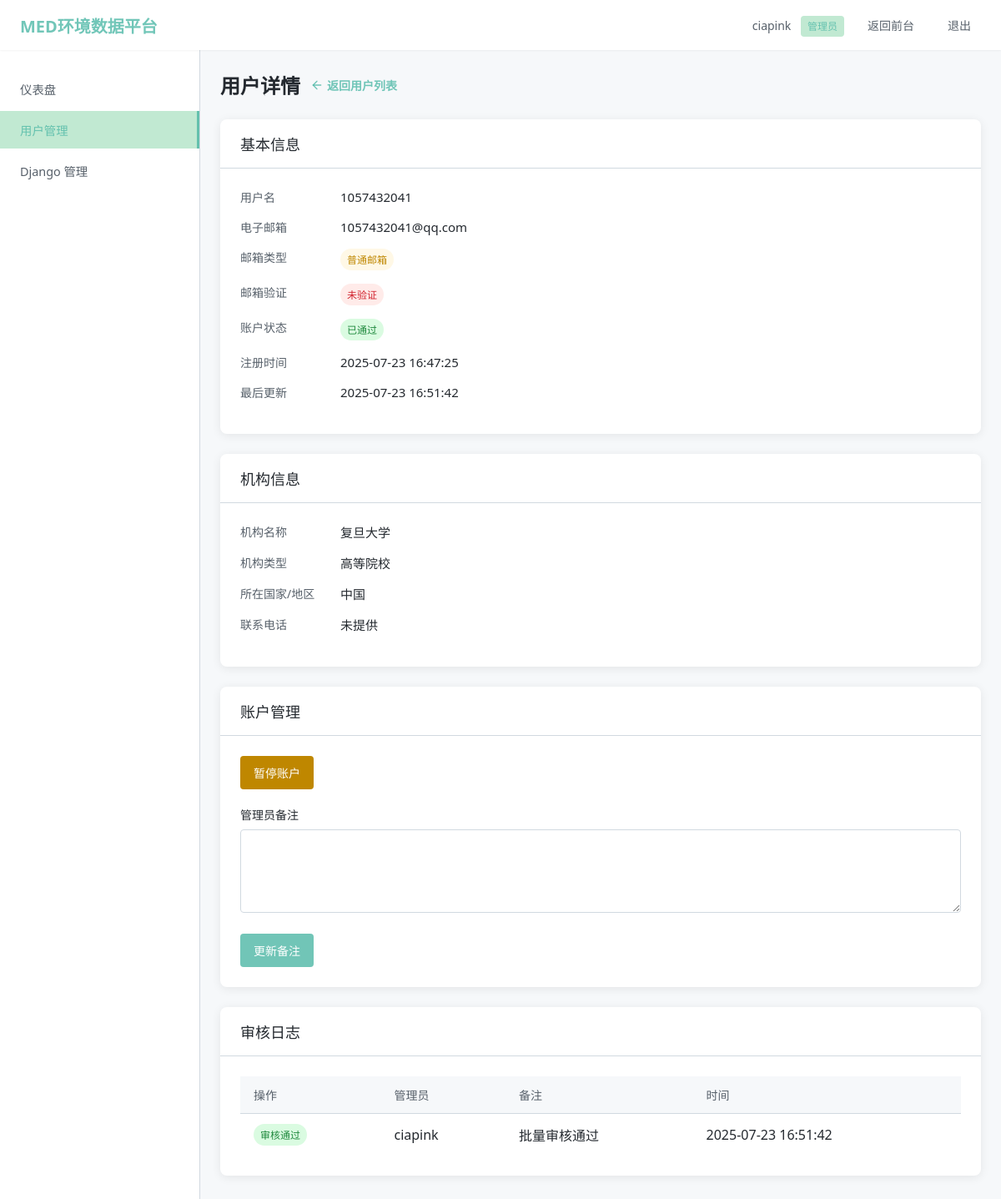
The app's page /admin-user/1/ (signed in) with its own data.
### main_app/models.py (models this page shows, shortened)
class UserProfile(models.Model):
    ORGANIZATION_TYPE_CHOICES = [
        ('university', '高等院校'),
        ('research_institute', '科研院所'),
        ('government', '政府机构'),
        ('enterprise', '企业单位'),
        ('ngo', '非政府组织'),
        ('hospital', '医疗机构'),
        ('other', '其他机构'),
    ]
    COUNTRY_CHOICES = [
        ('CN', '中国'),
        ('US', '美国'),
        ('GB', '英国'),
        ('JP', '日本'),
        ('KR', '韩国'),
        ('DE', '德国'),
        ('FR', '法国'),
        ('CA', '加拿大'),
        ('AU', '澳大利亚'),
        ('SG', '新加坡'),
        ('other', '其他'),
    ]
    STATUS_CHOICES = [
        ('pending', '待审核'),
        ('approved', '已通过'),
        ('rejected', '已拒绝'),
        ('suspended', '已暂停'),
    ]
    user = models.OneToOneField(User, on_delete=models.CASCADE)
    phone = models.CharField(max_length=20, blank=True, null=True, verbose_name="电话")
    organization = models.CharField(max_length=200, blank=True, null=True, verbose_name="机构名称")
    organization_type = models.CharField(
        max_length=50,
        choices=ORGANIZATION_TYPE_CHOICES,
        blank=True,
        null=True,
        verbose_name="机构类型"
    )
    country = models.CharField(
        max_length=10,
        choices=COUNTRY_CHOICES,
        blank=True,
        null=True,
        verbose_name="机构国家/地区"
    )
    is_edu_email = models.BooleanField(default=False, verbose_name="是否教育邮箱")
    is_approved = models.BooleanField(default=False, verbose_name="是否审核通过")
    status = models.CharField(
        max_length=20,
        choices=STATUS_CHOICES,
        default='pending',
        verbose_name="审核状态"
    )
    verification_code = models.CharField(max_length=64, blank=True, null=True, verbose_name="验证码")
    is_email_verified = models.BooleanField(default=False, verbose_name="邮箱是否已验证")
    rejection_reason = models.TextField(blank=True, null=True, verbose_name="拒绝原因")
    admin_notes = models.TextField(blank=True, null=True, verbose_name="管理员备注")
    created_at = models.DateTimeField(auto_now_add=True, verbose_name="创建时间")
    updated_at = models.DateTimeField(auto_now=True, verbose_name="更新时间")

class AuditLog(models.Model):
    ACTION_CHOICES = [
        ('approve', '审核通过'),
        ('reject', '拒绝申请'),
        ('suspend', '暂停账户'),
        ('reactivate', '重新激活'),
        ('other', '其他操作'),
    ]
    user_profile = models.ForeignKey(UserProfile, on_delete=models.CASCADE, verbose_name="用户资料")
    admin_user = models.ForeignKey(User, on_delete=models.SET_NULL, null=True, related_name="audit_logs", verbose_name="管理员")
    action = models.CharField(max_length=20, choices=ACTION_CHOICES, verbose_name="操作类型")
    notes = models.TextField(blank=True, null=True, verbose_name="备注")
    created_at = models.DateTimeField(auto_now_add=True, verbose_name="操作时间")
    class Meta:
        ordering = ['-created_at']

### main_app/views.py (the view, shortened to what this page needs)
# urls.py: path('admin-user/<int:user_id>/', views.admin_user_detail, name='admin_user_detail'),
@user_passes_test(is_admin)
def admin_user_detail(request, user_id):
    user_profile = get_object_or_404(UserProfile, user_id=user_id)
    audit_logs = AuditLog.objects.filter(user_profile=user_profile).order_by('-created_at')
    context = {
        'user_profile': user_profile,
        'audit_logs': audit_logs,
    }
    return render(request, 'admin/user_detail.html', context)

### main_app/views.py (called while the page is built)
def is_admin(user):
    return user.is_authenticated and user.is_staff

### main_app/templates/admin/user_detail.html (shortened to what this page needs)
{% load static %}
<!DOCTYPE html>
<html lang="zh-CN">
<head>
</head>
<body>
  <header class="header">
    <div class="logo">
      <span>MED环境数据平台</span>
    </div>
    <div class="user-menu">
      <div class="user-info">
        {{ request.user.username }}
        <span class="admin-label">管理员</span>
      </div>
      <a href="{% url 'index' %}" class="nav-link">返回前台</a>
      <a href="{% url 'logout' %}" class="nav-link">退出</a>
    </div>
  </header>
  <div class="main-container">
    <nav class="sidebar">
      <ul class="sidebar-menu">
        <li><a href="{% url 'admin_dashboard' %}" class="sidebar-link">仪表盘</a></li>
        <li><a href="{% url 'admin_user_list' %}" class="sidebar-link active">用户管理</a></li>
        <li><a href="/admin/" class="sidebar-link">Django 管理</a></li>
      </ul>
    </nav>
    <main class="content">
      <h1 class="page-title">
        用户详情
        <a href="{% url 'admin_user_list' %}">
          返回用户列表
        </a>
      </h1>
      <div class="card">
        <div class="card-header">
          <h2 class="card-title">基本信息</h2>
        </div>
        <div class="card-body">
          <ul class="info-list">
            <li class="info-item">
              <div class="info-label">用户名</div>
              <div class="info-value">{{ user_profile.user.username }}</div>
            </li>
            <li class="info-item">
              <div class="info-label">电子邮箱</div>
              <div class="info-value">{{ user_profile.user.email }}</div>
            </li>
            <li class="info-item">
              <div class="info-label">邮箱类型</div>
              <div class="info-value">
                {% if user_profile.is_edu_email %}
                <span class="status-badge status-approved">教育邮箱</span>
                {% else %}
                <span class="status-badge status-pending">普通邮箱</span>
                {% endif %}
              </div>
            </li>
            <li class="info-item">
              <div class="info-label">邮箱验证</div>
              <div class="info-value">
                {% if user_profile.is_email_verified %}
                <span class="status-badge status-approved">已验证</span>
                {% else %}
                <span class="status-badge status-rejected">未验证</span>
                {% endif %}
              </div>
            </li>
            <li class="info-item">
              <div class="info-label">账户状态</div>
              <div class="info-value">
                {% if user_profile.status == 'pending' %}
                <span class="status-badge status-pending">待审核</span>
                {% elif user_profile.status == 'approved' %}
                <span class="status-badge status-approved">已通过</span>
                {% elif user_profile.status == 'rejected' %}
                <span class="status-badge status-rejected">已拒绝</span>
                {% elif user_profile.status == 'suspended' %}
                <span class="status-badge status-suspended">已暂停</span>
                {% endif %}
              </div>
            </li>
            <li class="info-item">
              <div class="info-label">注册时间</div>
              <div class="info-value">{{ user_profile.created_at|date:"Y-m-d H:i:s" }}</div>
            </li>
            <li class="info-item">
              <div class="info-label">最后更新</div>
              <div class="info-value">{{ user_profile.updated_at|date:"Y-m-d H:i:s" }}</div>
            </li>
          </ul>
        </div>
      </div>
      <div class="card">
        <div class="card-header">
          <h2 class="card-title">机构信息</h2>
        </div>
        <div class="card-body">
          <ul class="info-list">
            <li class="info-item">
              <div class="info-label">机构名称</div>
              <div class="info-value">{{ user_profile.organization }}</div>
            </li>
            <li class="info-item">
              <div class="info-label">机构类型</div>
              <div class="info-value">{{ user_profile.get_organization_type_display }}</div>
            </li>
            <li class="info-item">
              <div class="info-label">所在国家/地区</div>
              <div class="info-value">{{ user_profile.get_country_display }}</div>
            </li>
            <li class="info-item">
              <div class="info-label">联系电话</div>
              <div class="info-value">{{ user_profile.phone|default:"未提供" }}</div>
            </li>
          </ul>
        </div>
      </div>
      <div class="card">
        <div class="card-header">
          <h2 class="card-title">账户管理</h2>
        </div>
        <div class="card-body">
          {% if user_profile.status == 'approved' %}
          <div class="action-group" style="margin-bottom: 20px;">
            <form method="post" style="display: inline;">
              <button type="submit" class="btn btn-warning">暂停账户</button>
            </form>
          </div>
          {% endif %}
          <form method="post">
            <div class="form-group">
              <label for="admin_notes" class="form-label">管理员备注</label>
              <textarea name="notes" id="admin_notes" class="form-control">{{ user_profile.admin_notes|default:"" }}</textarea>
            </div>
            <button type="submit" class="btn btn-primary">更新备注</button>
          </form>
        </div>
      </div>
      <div class="card">
        <div class="card-header">
          <h2 class="card-title">审核日志</h2>
        </div>
        <div class="card-body">
          <table class="table">
            <thead>
              <tr>
                <th>操作</th>
                <th>管理员</th>
                <th>备注</th>
                <th>时间</th>
              </tr>
            </thead>
            <tbody>
              {% for log in audit_logs %}
              <tr>
                <td>
                  {% if log.action == 'approve' %}
                  <span class="status-badge status-approved">审核通过</span>
                  {% elif log.action == 'reject' %}
                  <span class="status-badge status-rejected">拒绝申请</span>
                  {% elif log.action == 'suspend' %}
                  <span class="status-badge status-suspended">暂停账户</span>
                  {% elif log.action == 'reactivate' %}
                  <span class="status-badge status-approved">重新激活</span>
                  {% else %}
                  <span class="status-badge">{{ log.get_action_display }}</span>
                  {% endif %}
                </td>
                <td>{{ log.admin_user.username }}</td>
                <td>{{ log.notes|default:"-" }}</td>
                <td>{{ log.created_at|date:"Y-m-d H:i:s" }}</td>
              </tr>
              {% empty %}
              <tr>
                <td colspan="4" style="text-align: center;">暂无审核日志</td>
              </tr>
              {% endfor %}
            </tbody>
          </table>
        </div>
      </div>
    </main>
  </div>
</body>
</html>

### records on screen
UserProfile: user.username "1057432041", user.email "1057432041@qq.com", created_at "2025-07-23 16:47:25", updated_at "2025-07-23 16:51:42", organization "复旦大学", organization_type "高等院校", country "中国", phone "未提供"
AuditLog: action "审核通过", admin_user.username "ciapink", notes "批量审核通过", created_at "2025-07-23 16:51:42"

### other values on screen
{{ request.user.username }} "ciapink"
